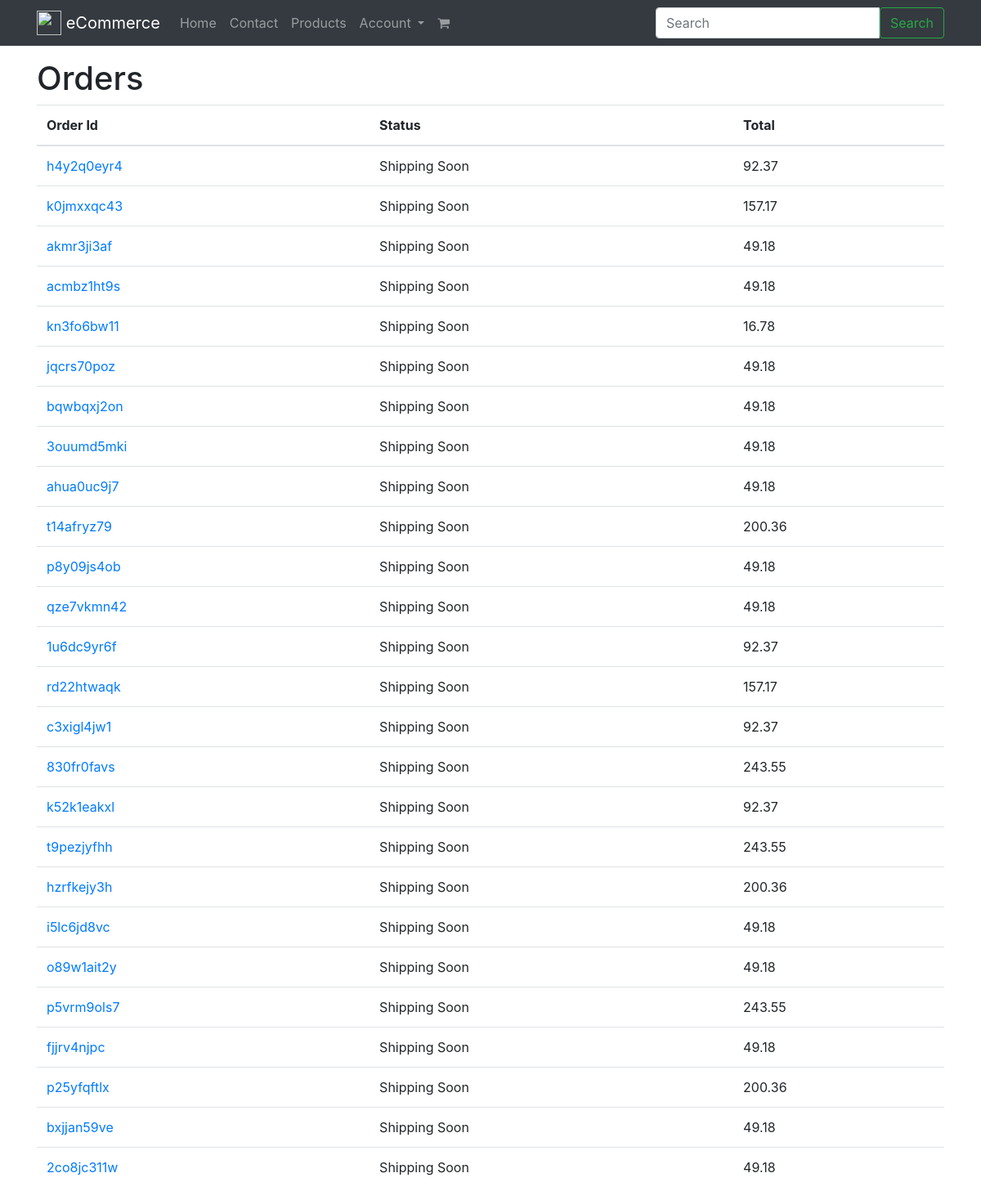
/orders/ (signed in), run on the app's committed database.
### orders/models.py (models this page shows, shortened)
class Order(models.Model):
    billing_profile     = models.ForeignKey(BillingProfile, null=True, blank=True)
    order_id            = models.CharField(max_length=120, blank=True) # AB31DE3
    shipping_address    = models.ForeignKey(Address, related_name="shipping_address",null=True, blank=True)
    billing_address     = models.ForeignKey(Address, related_name="billing_address", null=True, blank=True)
    shipping_address_final    = models.TextField(blank=True, null=True)
    billing_address_final     = models.TextField(blank=True, null=True)
    cart                = models.ForeignKey(Cart)
    status              = models.CharField(max_length=120, default='created', choices=ORDER_STATUS_CHOICES)
    shipping_total      = models.DecimalField(default=5.99, max_digits=100, decimal_places=2)
    total               = models.DecimalField(default=0.00, max_digits=100, decimal_places=2)
    active              = models.BooleanField(default=True)
    updated             = models.DateTimeField(auto_now=True)
    timestamp           = models.DateTimeField(auto_now_add=True)
    objects = OrderManager()
    class Meta:
       ordering = ['-timestamp', '-updated']
    def get_absolute_url(self):
        return reverse("orders:detail", kwargs={'order_id': self.order_id})
    def get_status(self):
        if self.status == "refunded":
            return "Refunded order"
        elif self.status == "shipped":
            return "Shipped"
        return "Shipping Soon"

### orders/views.py (the view)
class OrderListView(LoginRequiredMixin, ListView):
    def get_queryset(self):
        return Order.objects.by_request(self.request).not_created()

### billing/models.py (called while the page is built)
    def new_or_get(self, request):
        user = request.user
        guest_email_id = request.session.get('guest_email_id')
        created = False
        obj = None
        if user.is_authenticated():
            obj, created = self.model.objects.get_or_create(
                            user=user, email=user.email)
        elif guest_email_id is not None:
            'guest user checkout; auto reloads payment stuff'
            guest_email_obj = GuestEmail.objects.get(id=guest_email_id)
            obj, created = self.model.objects.get_or_create(
                                            email=guest_email_obj.email)
        else:
            pass
        return obj, created

### orders/models.py (called while the page is built)
    def by_request(self, request):
        billing_profile, created = BillingProfile.objects.new_or_get(request)
        return self.filter(billing_profile=billing_profile)

    def not_created(self):
        return self.exclude(status='created')

    def get_queryset(self):
        return OrderManagerQuerySet(self.model, using=self._db)

    def by_request(self, request):
        return self.get_queryset().by_request(request)

### orders/templates/orders/order_list.html
{% extends "base.html" %}
{% block content %}
<div class='row'>
    <div class='col-12'>
        <h1>Orders</h1>
    </div>
</div>
<div class='row'>
    <div class='col'>
        <table class='table'>
            <thead><th>Order Id</th><th>Status</th><th>Total</th></thead>
            <tbody>
                {% for object in object_list %}
                    <tr>
                        <td><a href='{{ object.get_absolute_url }}'>{{ object.order_id }}</a></td>
                        <td>{{ object.get_status }}</td>
                        <td>{{ object.total }}</td>
                    </tr>
                {% empty %}
                <tr><td colspan="3"><p class='lead'>No orders yet.</td></tr>
                {% endfor %}
            </tbody>
        </table>
    </div>
</div>
{% endblock %}

### data on the page
Order: order_id "h4y2q0eyr4", get_status "Shipping Soon", total "92.37"
Order: order_id "k0jmxxqc43", get_status "Shipping Soon", total "157.17"
Order: order_id "akmr3ji3af", get_status "Shipping Soon", total "49.18"
Order: order_id "acmbz1ht9s", get_status "Shipping Soon", total "49.18"
Order: order_id "kn3fo6bw11", get_status "Shipping Soon", total "16.78"
Order: order_id "jqcrs70poz", get_status "Shipping Soon", total "49.18"
Order: order_id "bqwbqxj2on", get_status "Shipping Soon", total "49.18"
Order: order_id "3ouumd5mki", get_status "Shipping Soon", total "49.18"
Order: order_id "ahua0uc9j7", get_status "Shipping Soon", total "49.18"
Order: order_id "t14afryz79", get_status "Shipping Soon", total "200.36"
Order: order_id "p8y09js4ob", get_status "Shipping Soon", total "49.18"
Order: order_id "qze7vkmn42", get_status "Shipping Soon", total "49.18"
Order: order_id "1u6dc9yr6f", get_status "Shipping Soon", total "92.37"
Order: order_id "rd22htwaqk", get_status "Shipping Soon", total "157.17"
Order: order_id "c3xigl4jw1", get_status "Shipping Soon", total "92.37"
Order: order_id "830fr0favs", get_status "Shipping Soon", total "243.55"
Order: order_id "k52k1eakxl", get_status "Shipping Soon", total "92.37"
Order: order_id "t9pezjyfhh", get_status "Shipping Soon", total "243.55"
Order: order_id "hzrfkejy3h", get_status "Shipping Soon", total "200.36"
Order: order_id "i5lc6jd8vc", get_status "Shipping Soon", total "49.18"
Order: order_id "o89w1ait2y", get_status "Shipping Soon", total "49.18"
Order: order_id "p5vrm9ols7", get_status "Shipping Soon", total "243.55"
Order: order_id "fjjrv4njpc", get_status "Shipping Soon", total "49.18"
Order: order_id "p25yfqftlx", get_status "Shipping Soon", total "200.36"
Order: order_id "bxjjan59ve", get_status "Shipping Soon", total "49.18"
Order: order_id "2co8jc311w", get_status "Shipping Soon", total "49.18"

### other printed values
{{ brand_name }} "eCommerce"
